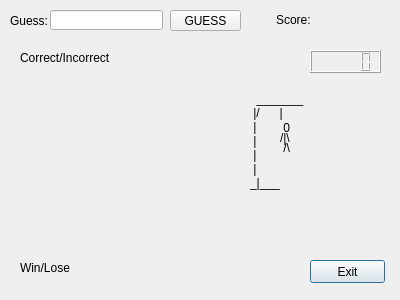
<?xml version="1.0" encoding="UTF-8"?>
<ui version="4.0">
 <class>GameWindow</class>
 <widget class="QDialog" name="GameWindow">
  <property name="geometry">
   <rect>
    <x>0</x>
    <y>0</y>
    <width>400</width>
    <height>300</height>
   </rect>
  </property>
  <property name="windowTitle">
   <string>Dialog</string>
  </property>
  <property name="statusTip">
   <string/>
  </property>
  <widget class="QLineEdit" name="GuessInput">
   <property name="geometry">
    <rect>
     <x>50</x>
     <y>10</y>
     <width>113</width>
     <height>20</height>
    </rect>
   </property>
  </widget>
  <widget class="QLabel" name="GuessLabel">
   <property name="geometry">
    <rect>
     <x>10</x>
     <y>10</y>
     <width>41</width>
     <height>21</height>
    </rect>
   </property>
   <property name="text">
    <string>Guess:</string>
   </property>
  </widget>
  <widget class="QLabel" name="ScoreLabel">
   <property name="geometry">
    <rect>
     <x>276</x>
     <y>10</y>
     <width>101</width>
     <height>20</height>
    </rect>
   </property>
   <property name="text">
    <string>Score: </string>
   </property>
  </widget>
  <widget class="QLabel" name="CorrectLabel">
   <property name="geometry">
    <rect>
     <x>20</x>
     <y>50</y>
     <width>111</width>
     <height>16</height>
    </rect>
   </property>
   <property name="text">
    <string>Correct/Incorrect</string>
   </property>
  </widget>
  <widget class="QLabel" name="LetterBankLabel">
   <property name="geometry">
    <rect>
     <x>20</x>
     <y>150</y>
     <width>111</width>
     <height>16</height>
    </rect>
   </property>
   <property name="text">
    <string/>
   </property>
  </widget>
  <widget class="QLabel" name="WinLabel">
   <property name="geometry">
    <rect>
     <x>20</x>
     <y>260</y>
     <width>281</width>
     <height>16</height>
    </rect>
   </property>
   <property name="text">
    <string>Win/Lose</string>
   </property>
  </widget>
  <widget class="QPushButton" name="ExitButton">
   <property name="geometry">
    <rect>
     <x>310</x>
     <y>260</y>
     <width>75</width>
     <height>23</height>
    </rect>
   </property>
   <property name="text">
    <string>Exit</string>
   </property>
  </widget>
  <widget class="QLabel" name="label">
   <property name="geometry">
    <rect>
     <x>20</x>
     <y>180</y>
     <width>151</width>
     <height>16</height>
    </rect>
   </property>
   <property name="text">
    <string/>
   </property>
  </widget>
  <widget class="QLCDNumber" name="Timer">
   <property name="geometry">
    <rect>
     <x>310</x>
     <y>50</y>
     <width>71</width>
     <height>23</height>
    </rect>
   </property>
  </widget>
  <widget class="QPushButton" name="pushButton">
   <property name="geometry">
    <rect>
     <x>170</x>
     <y>10</y>
     <width>71</width>
     <height>21</height>
    </rect>
   </property>
   <property name="text">
    <string>GUESS</string>
   </property>
  </widget>
  <widget class="QLabel" name="HeadLabel">
   <property name="geometry">
    <rect>
     <x>280</x>
     <y>120</y>
     <width>16</width>
     <height>16</height>
    </rect>
   </property>
   <property name="text">
    <string> 0</string>
   </property>
  </widget>
  <widget class="QLabel" name="bodyArmsLabel">
   <property name="geometry">
    <rect>
     <x>280</x>
     <y>130</y>
     <width>21</width>
     <height>16</height>
    </rect>
   </property>
   <property name="text">
    <string>/|\</string>
   </property>
  </widget>
  <widget class="QLabel" name="legsLabel">
   <property name="geometry">
    <rect>
     <x>280</x>
     <y>140</y>
     <width>16</width>
     <height>16</height>
    </rect>
   </property>
   <property name="text">
    <string> /\</string>
   </property>
  </widget>
  <widget class="QLabel" name="label_5">
   <property name="geometry">
    <rect>
     <x>250</x>
     <y>70</y>
     <width>71</width>
     <height>141</height>
    </rect>
   </property>
   <property name="text">
    <string>  _______
 |/      |
 |      
 |      
 |      
 |
_|___</string>
   </property>
  </widget>
 </widget>
 <resources/>
 <connections/>
</ui>
